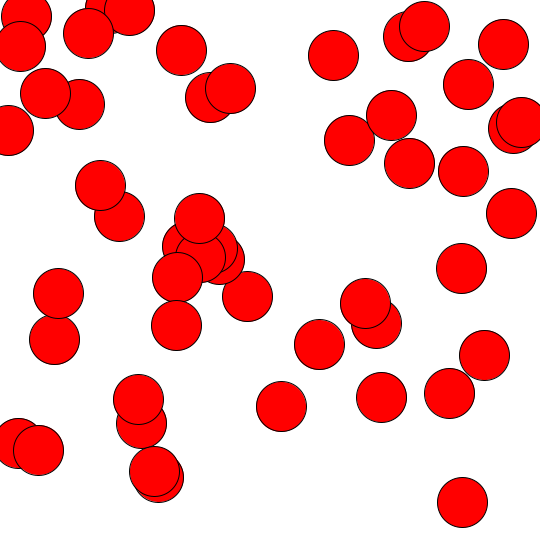
Frame 1 (no input)
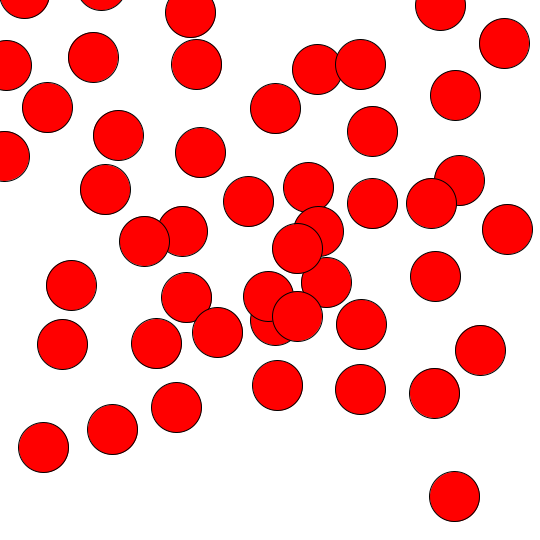
Frame 60 (the mouse pressed at the canvas centre just before this capture)
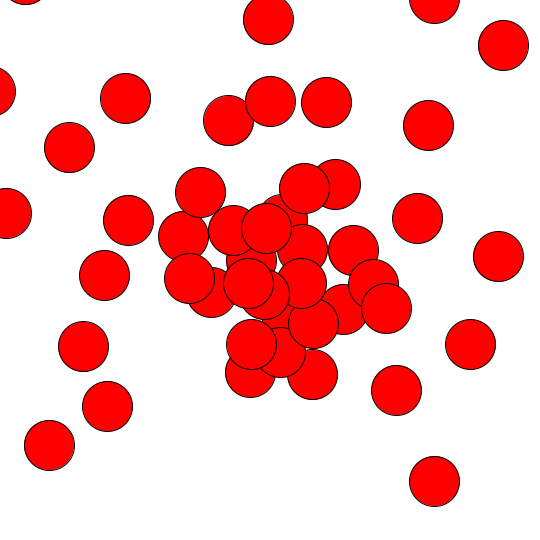
Frame 120 (the mouse held since frame 60 and released just before this capture)

The Processing sketch that drew these frames (run headless with seeded random() and noise(); from frame 60 on, the mouse is pressed at the canvas centre):

// Processing sketch: ForceDirectedGraph
// ── ForceDirectedGraph.pde
import java.util.ArrayList;

FDGraph system;
Body center;

void setup () {
    size(540, 540);
    system = new FDGraph(50);   
    center = new Body(10f, 10f, new PVector(width / 2, height / 2));
}

void draw () {
    background(255);
    system.run();
}

class FDGraph {
    
    ArrayList<Body> system;

    FDGraph (int count) {
        system = new ArrayList<Body>(count);
        for (int i = 0; i < count; i++)
            add();
    }

    boolean add () {
        return system.add(new Body(2f, 5f));
    }

    Body remove () {
        return system.remove((int) Math.random() * system.size());
    }

    Body remove (int index) {
        return system.remove(index);
    }

    void update () {
        for (Body a : system) {
            for (Body b : system)
                if (!a.equals(b))
                    a.applyForceTo(b);
            a.update();
        }
    }

    void run () {
        update();
        stroke(1);
        fill(255, 0, 0);
        for (Body b : system)
            b.render();
    }
}

class Body {

    int radius;
    PVector location, velocity, acceleration;
    float mass, charge;

    Body (float mass, float charge) {
        this.radius = 50;
        location = new PVector(random(width), random(height));
        velocity = new PVector(0, 0);
        acceleration = new PVector(0, 0);
        this.mass = mass;
        this.charge = charge;
    }
    
    Body (float mass, float charge, PVector location) {
        this.radius = (int) mass * 25;
        this.mass = mass;
        this.charge = charge;
        this.location = location;
        velocity = new PVector(0,0);
        acceleration = new PVector(0,0);
    }

    void render () {
        ellipse(location.x, location.y, radius, radius);
    }

    void update () {
        this.applyFriction();
        this.applyGravity();
        this.applyCharge(center);
        velocity.add(acceleration);
        location.add(velocity);
        acceleration.mult(0);
    }

    void applyForceTo (Body o) {
        this.applyCharge(o);
        //this.applySpring(o);
    }

    //  Repelling force
    void applyCharge (Body o) {
        float C = 2f;
        PVector force = PVector.sub(this.location, o.location);
        float dist = force.mag();
        //  always repel when they have the same signs
        float m = (C * this.charge * o.charge) / (dist * dist);
        force.normalize();
        force.mult(m);
        this.applyForce(force);
    }

    void applyFriction () {
        float c = 0.01;
        PVector force = velocity.copy();
        force.mult(-1);
        force.normalize();
        force.mult(c);
        this.applyForce(force);
    }

    //  Suck into the center of the pane
    void applyGravity () {
        float G = 0.1;
        //PVector center = new PVector(width / 2, height / 2);
        PVector force = PVector.sub(this.location, center.location);
        float dist = force.mag();
        //  negative because it's an attractive force.
        float m = - (G * this.mass * center.mass) / (float)Math.cbrt(dist * dist);
        //System.out.println(m);
        force.normalize();
        force.mult(m);
        this.applyForce(force);
    }

    //  Nature of code
    void applyForce (PVector force) {
        PVector f = force.copy();
        f.div(mass);
        acceleration.add(f);
    }

}
